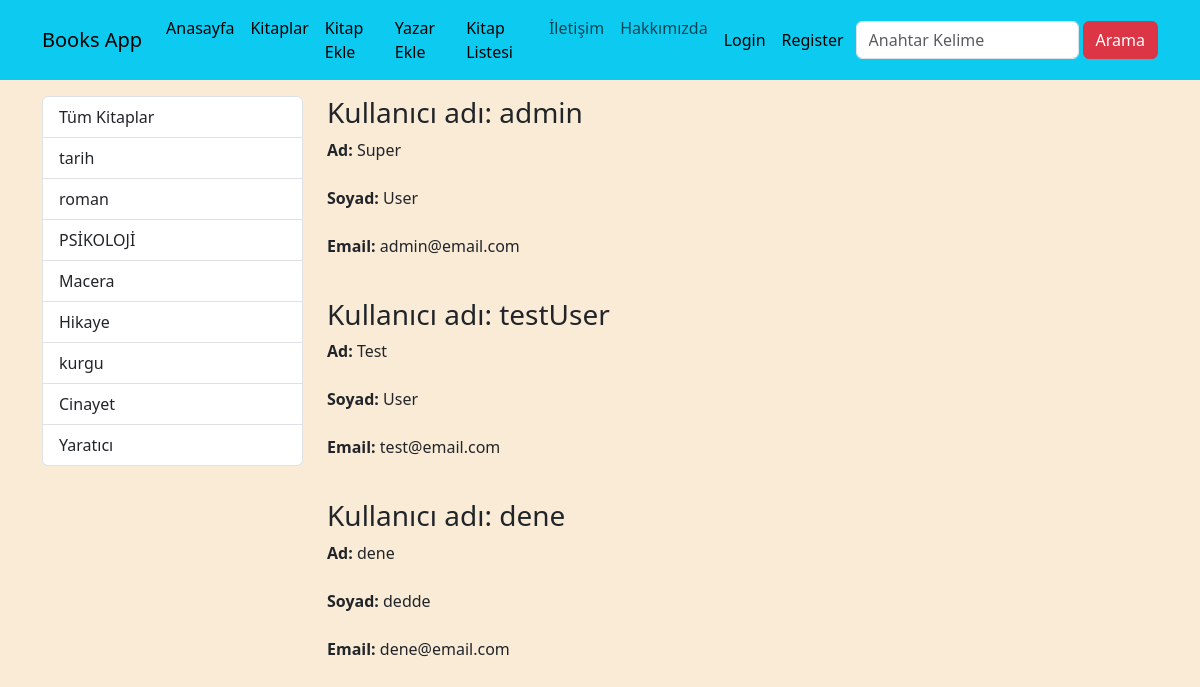
/users/, run on the app's committed database.
### books/models.py (models this page shows, shortened)
class Category(models.Model):
    name = models.CharField(max_length=100)
    slug = models.SlugField(max_length=100, unique=True, blank=True, null=True, default=None)
    def __str__(self):
        return self.name
    class Meta:
        verbose_name = "Kategori"
        verbose_name_plural = "Kategoriler"

### users/views.py (the view)
# urls.py: path("users/", include("users.urls")),# http://localhost:8000/users/
def users(request):
    users = User.objects.all()
    kategoriler = Category.objects.all()
    return render(request, "users/users.html", {
        "users": users,
        "categories": kategoriler
    })

### users/templates/users/users.html (shortened to what this page needs)
{% extends 'base.html' %}
{% load static %}
{% block css_files %}
  <link rel="stylesheet" href="{% static 'books/css/style.css' %}">
{% endblock  %}
{% block content %}
<div class="container mt-3">
  <div class="row">
      <div class="col-3">
        {% include 'books/partial/__categories.html' %}
      </div>
      <div class="col-9">
          {% for user in users %}
              <h1 class="h3">Kullanıcı adı: {{ user.username }}</h1>
              <p>
                <strong>Ad: </strong> {{ user.first_name }} <br><br>
                <strong>Soyad: </strong> {{ user.last_name }} <br><br>
                <strong>Email: </strong> {{ user.email }} <br><br>
              </p>
          {% endfor %}
      </div>
  </div>
</div>
{% endblock  %}

### books/templates/books/partial/__categories.html
<div class="list-group">
  <a href="/books" class="list-group-item list-group-item-action">Tüm Kitaplar</a>
  {% for category in categories %}
    <a href="{% url 'category_slug' category.slug %}"
    class="list-group-item list-group-item-action {% if seciliKategori == category.slug %} active {% endif %}">
    {{ category }}</a>
  {% endfor %}
</div>

### books/static/books/css/style.css (style rules this page uses)
body { background-color: antiquewhite; }

### data on the page
Category: name "tarih"
Category: name "roman"
Category: name "PSİKOLOJİ"
Category: name "Macera"
Category: name "Hikaye"
Category: name "kurgu"
Category: name "Cinayet"
Category: name "Yaratıcı"

### other printed values
{{ user.username }} "admin"
{{ user.first_name }} "Super"
{{ user.last_name }} "User"
{{ user.email }} "admin@email.com"
{{ user.username }} "testUser"
{{ user.first_name }} "Test"
{{ user.email }} "test@email.com"
{{ user.username }} "dene"
{{ user.first_name }} "dene"
{{ user.last_name }} "dedde"
{{ user.email }} "dene@email.com"
